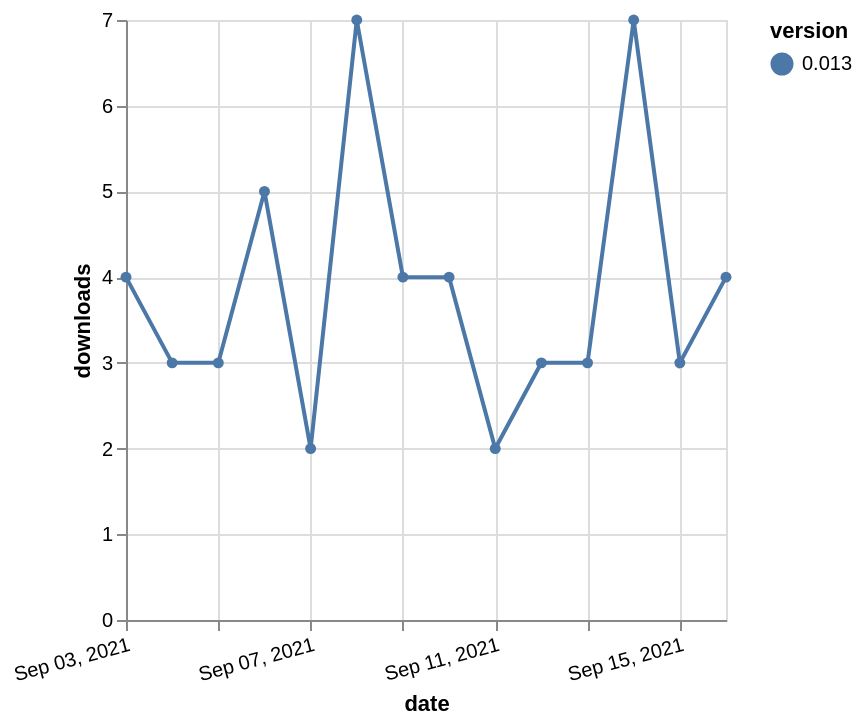

The specification (Vega-Lite) saved for this image:
### Vega-Lite specification from a JSON file in a GitHub repository (floating-point values rounded to 4 significant figures)
{"$schema": "https://vega.github.io/schema/vega-lite/v5.json", "description": "A simple bar chart with embedded data.", "data": {"values": [{"date": "2021-09-03", "total": 4083, "delta": 4, "version": "0.013"}, {"date": "2021-09-04", "total": 4086, "delta": 3, "version": "0.013"}, {"date": "2021-09-05", "total": 4089, "delta": 3, "version": "0.013"}, {"date": "2021-09-06", "total": 4094, "delta": 5, "version": "0.013"}, {"date": "2021-09-07", "total": 4096, "delta": 2, "version": "0.013"}, {"date": "2021-09-08", "total": 4103, "delta": 7, "version": "0.013"}, {"date": "2021-09-09", "total": 4107, "delta": 4, "version": "0.013"}, {"date": "2021-09-10", "total": 4111, "delta": 4, "version": "0.013"}, {"date": "2021-09-11", "total": 4113, "delta": 2, "version": "0.013"}, {"date": "2021-09-12", "total": 4116, "delta": 3, "version": "0.013"}, {"date": "2021-09-13", "total": 4119, "delta": 3, "version": "0.013"}, {"date": "2021-09-14", "total": 4126, "delta": 7, "version": "0.013"}, {"date": "2021-09-15", "total": 4129, "delta": 3, "version": "0.013"}, {"date": "2021-09-16", "total": 4133, "delta": 4, "version": "0.013"}]}, "width": "container", "mark": {"type": "line", "point": {"filled": true}}, "encoding": {"x": {"field": "date", "type": "temporal", "timeUnit": "yearmonthdate", "title": "date", "axis": {"labelAngle": -15}}, "y": {"field": "delta", "type": "quantitative", "title": "downloads"}, "color": {"field": "version", "type": "nominal"}, "tooltip": {"field": "delta"}}}
